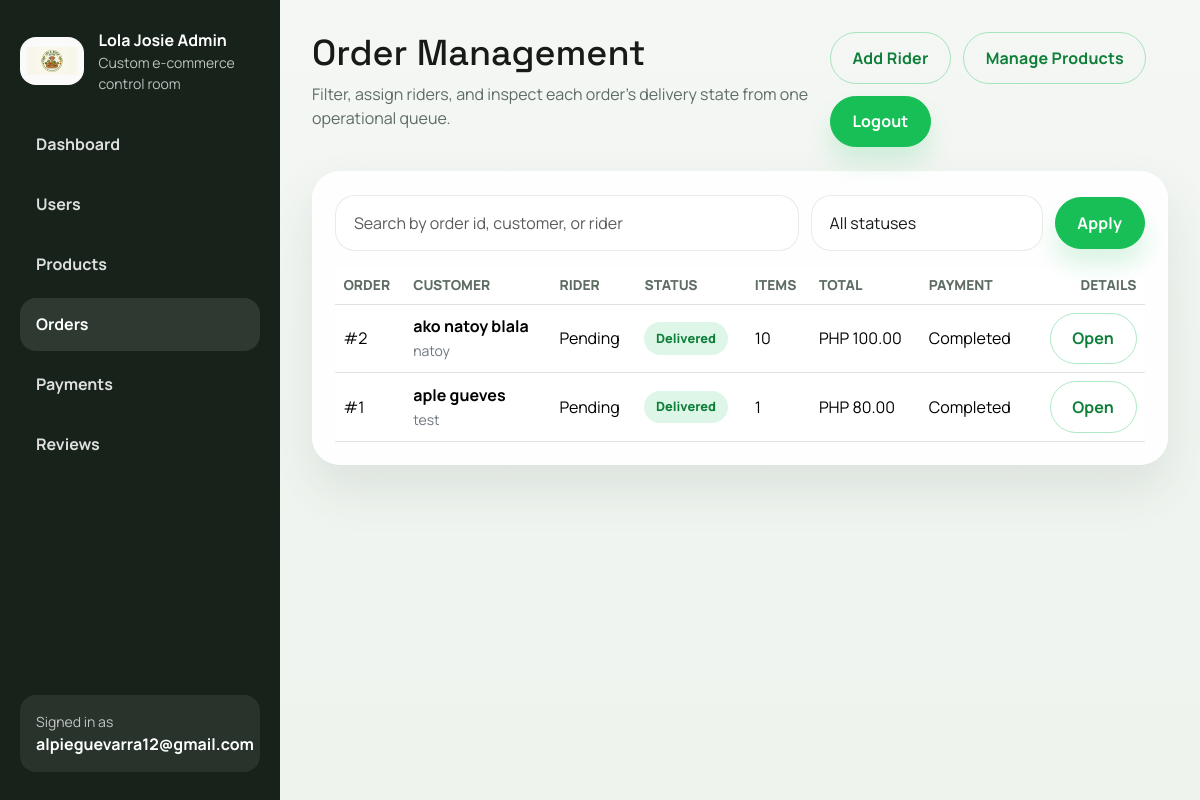
Page /admin-dashboard/orders/ (signed in) on the earlier database version.
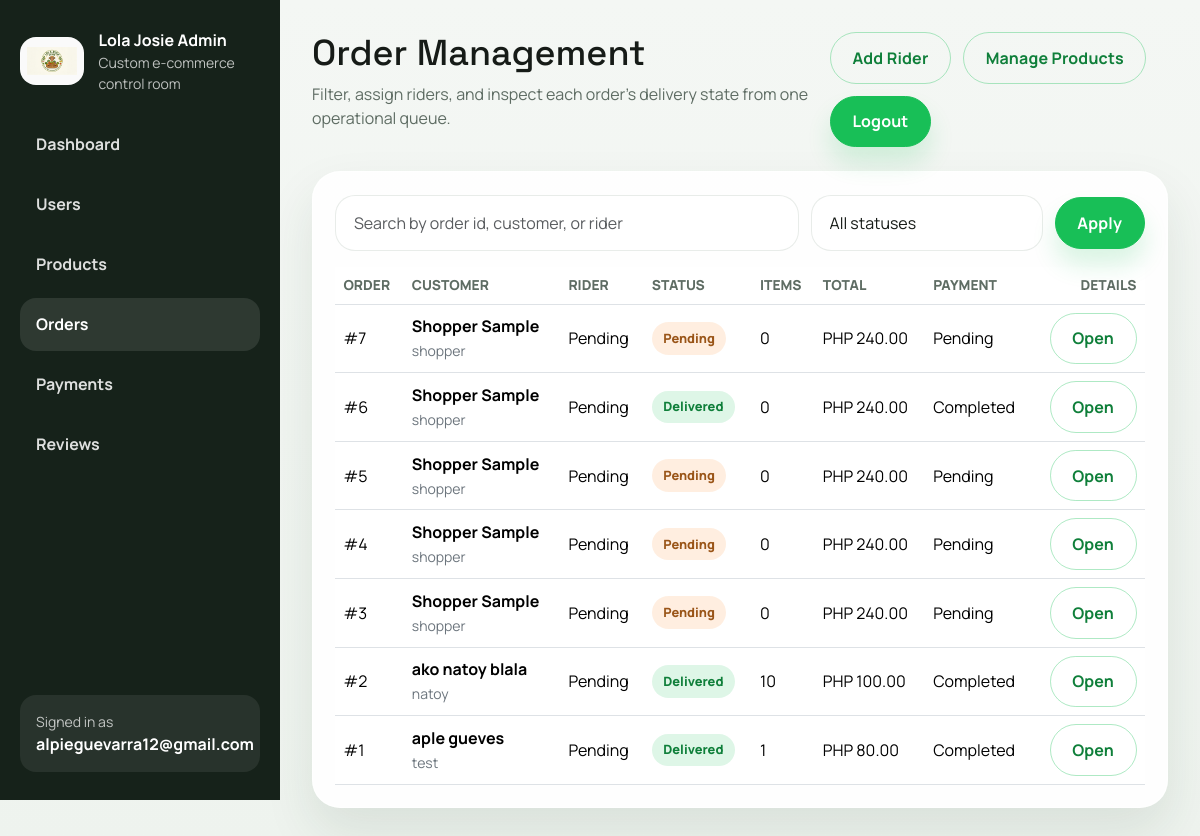
Same page on the later database version.
### orders/models.py (models this page shows, shortened)
class Order(models.Model):
    class Status(models.TextChoices):
        PENDING = "Pending", "Pending"
        PROCESSING = "Processing", "Processing"
        ASSIGNED = "Assigned", "Assigned"
        OUT_FOR_DELIVERY = "Out for Delivery", "Out for Delivery"
        SHIPPED = "Shipped", "Shipped"
        DELIVERED = "Delivered", "Delivered"
    class PaymentMethod(models.TextChoices):
        COD = "Cash on Delivery", "Cash on Delivery"
    user = models.ForeignKey(
        settings.AUTH_USER_MODEL,
        on_delete=models.CASCADE,
        related_name="orders",
    )
    assigned_rider = models.ForeignKey(
        settings.AUTH_USER_MODEL,
        on_delete=models.SET_NULL,
        related_name="assigned_orders",
        null=True,
        blank=True,
    )
    full_name = models.CharField(max_length=200)
    address = models.TextField()
    phone = models.CharField(max_length=20)
    payment_method = models.CharField(
        max_length=30,
        choices=PaymentMethod.choices,
        default=PaymentMethod.COD,
    )
    status = models.CharField(
        max_length=20,
        choices=Status.choices,
        default=Status.PENDING,
    )
    delivery_token = models.CharField(max_length=64, db_index=True, default=generate_delivery_token, editable=False)
    delivery_qr_generated_at = models.DateTimeField(default=timezone.now, editable=False)
    delivery_confirmed_at = models.DateTimeField(null=True, blank=True)
    delivery_scanned_by = models.ForeignKey(
        settings.AUTH_USER_MODEL,
        on_delete=models.SET_NULL,
        related_name="completed_delivery_scans",
        null=True,
        blank=True,
    )
    subtotal = models.DecimalField(max_digits=10, decimal_places=2, default=0)
    created_at = models.DateTimeField(auto_now_add=True)
    updated_at = models.DateTimeField(auto_now=True)
    class Meta:
        ordering = ["-created_at"]
    @property
    def item_count(self):
        return sum(item.quantity for item in self.items.all())
    @property
    def status_theme(self):
        mapping = {
            self.Status.PENDING: "warning",
            self.Status.PROCESSING: "neutral",
            self.Status.ASSIGNED: "warning",
            self.Status.OUT_FOR_DELIVERY: "success",
            self.Status.SHIPPED: "neutral",
            self.Status.DELIVERED: "success",
        }
        return mapping.get(self.status, "neutral")

class OrderItem(models.Model):
    order = models.ForeignKey(Order, on_delete=models.CASCADE, related_name="items")
    product = models.ForeignKey(Product, on_delete=models.SET_NULL, null=True, blank=True)
    product_name = models.CharField(max_length=200)
    unit_price = models.DecimalField(max_digits=10, decimal_places=2)
    quantity = models.PositiveIntegerField()
    class Meta:
        ordering = ["id"]

class Payment(models.Model):
    class Status(models.TextChoices):
        PENDING = "Pending", "Pending"
        COMPLETED = "Completed", "Completed"
    order = models.OneToOneField(Order, on_delete=models.CASCADE, related_name="payment")
    user = models.ForeignKey(
        settings.AUTH_USER_MODEL,
        on_delete=models.CASCADE,
        related_name="payments",
    )
    amount = models.DecimalField(max_digits=10, decimal_places=2)
    payment_method = models.CharField(
        max_length=30,
        choices=Order.PaymentMethod.choices,
        default=Order.PaymentMethod.COD,
    )
    status = models.CharField(
        max_length=20,
        choices=Status.choices,
        default=Status.PENDING,
    )
    reference = models.CharField(max_length=20, unique=True, default=generate_payment_reference)
    notes = models.TextField(blank=True)
    created_at = models.DateTimeField(auto_now_add=True)
    updated_at = models.DateTimeField(auto_now=True)
    class Meta:
        ordering = ["-created_at"]

### users/admin_views.py (the view, shortened to what this page needs)
# urls.py: path("orders/", admin_views.order_list, name="order_list"),
@admin_required
def order_list(request):
    status_filter = request.GET.get("status", "").strip()
    query = request.GET.get("q", "").strip()
    orders = (
        Order.objects.select_related("user", "payment", "assigned_rider")
        .prefetch_related("items")
        .order_by("-created_at")
    )
    if status_filter:
        orders = orders.filter(status=status_filter)
    page_obj = paginate_queryset(request, orders, per_page=12)
    return render(
        request,
        "admin_dashboard/orders/list.html",
        {
            "page_obj": page_obj,
            "status_filter": status_filter,
            "query": query,
            "querystring": querystring_without_page(request),
            "status_choices": Order.Status.choices,
            "section": "orders",
        },
    )

### cart/cart.py (called while the page is built)
    def __len__(self):
        return sum(self.cart.values())

### cart/context_processors.py (called while the page is built)
def cart_summary(request):
    return {"cart_item_count": len(Cart(request))}

### config/context_processors.py (called while the page is built)
def site_meta(request):
    return {
        "site_name": settings.SITE_NAME,
        "site_tagline": settings.SITE_TAGLINE,
    }

### users/admin_access.py (called while the page is built)
def is_admin_user(user):
    return user.is_authenticated and (user.is_staff or user.is_superuser)

def admin_required(view_func):
    @wraps(view_func)
    @login_required(login_url="login")
    def wrapped_view(request, *args, **kwargs):
        if not is_admin_user(request.user):
            messages.error(request, "You do not have permission to access the admin dashboard.")
            return redirect("products:product_list")
        return view_func(request, *args, **kwargs)
    return wrapped_view

### users/admin_views.py (called while the page is built)
def paginate_queryset(request, queryset, per_page=10):
    paginator = Paginator(queryset, per_page)
    return paginator.get_page(request.GET.get("page"))

def querystring_without_page(request):
    params = request.GET.copy()
    params.pop("page", None)
    return params.urlencode()

### templates/admin_dashboard/orders/list.html (shortened to what this page needs)
{% extends "admin_dashboard/base_admin.html" %}
{% block admin_title %}Order Management{% endblock %}
{% block admin_intro %}Filter, assign riders, and inspect each order’s delivery state from one operational queue.{% endblock %}
{% block admin_content %}
<section class="admin-panel">
    <form method="get" class="admin-toolbar admin-toolbar--filters">
        <div class="admin-toolbar__search">
            <input type="text" name="q" class="form-control" value="{{ query }}" placeholder="Search by order id, customer, or rider">
        </div>
        <select name="status" class="form-select">
            <option value="">All statuses</option>
        </select>
        <button type="submit" class="btn btn-success">Apply</button>
    </form>
    <div class="table-responsive">
        <table class="table admin-table align-middle">
            <thead>
                <tr>
                    <th>Order</th>
                    <th>Customer</th>
                    <th>Rider</th>
                    <th>Status</th>
                    <th>Items</th>
                    <th>Total</th>
                    <th>Payment</th>
                    <th class="text-end">Details</th>
                </tr>
            </thead>
            <tbody>
                {% for order in page_obj %}
                    <tr>
                        <td>#{{ order.id }}</td>
                        <td>
                            <strong>{{ order.full_name }}</strong><br>
                            <small class="text-secondary">{{ order.user.username }}</small>
                        </td>
                        <td>
                            {% if order.assigned_rider %}
                                {{ order.assigned_rider.get_full_name|default:order.assigned_rider.username }}
                            {% else %}
                                Pending
                            {% endif %}
                        </td>
                        <td><span class="admin-badge admin-badge--{{ order.status_theme }}">{{ order.status }}</span></td>
                        <td>{{ order.item_count }}</td>
                        <td>PHP {{ order.subtotal }}</td>
                        <td>{{ order.payment.status }}</td>
                        <td class="text-end">
                            <a class="btn btn-outline-success" href="{% url 'admin_dashboard:order_detail' order.id %}">Open</a>
                        </td>
                    </tr>
                {% empty %}
                    <tr>
                        <td colspan="8" class="text-center text-secondary py-4">No orders matched the current filters.</td>
                    </tr>
                {% endfor %}
            </tbody>
        </table>
    </div>
</section>
{% endblock %}

Differences in the rows shown:
added Order: id "7", full_name "Shopper Sample", user.username "shopper", shows "Pending", status "Pending", item_count "0", subtotal "240.00", payment.status "Pending"
added Order: id "6", full_name "Shopper Sample", user.username "shopper", shows "Pending", status "Delivered", item_count "0", subtotal "240.00", payment.status "Completed"
added Order: id "5", full_name "Shopper Sample", user.username "shopper", shows "Pending", status "Pending", item_count "0", subtotal "240.00", payment.status "Pending"
added Order: id "4", full_name "Shopper Sample", user.username "shopper", shows "Pending", status "Pending", item_count "0", subtotal "240.00", payment.status "Pending"
added Order: id "3", full_name "Shopper Sample", user.username "shopper", shows "Pending", status "Pending", item_count "0", subtotal "240.00", payment.status "Pending"
